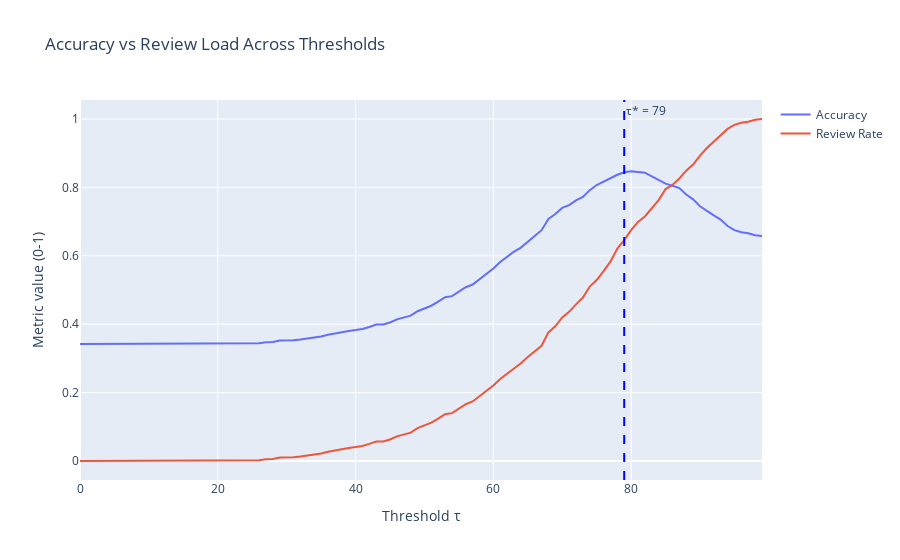

Notebook code for this chart:
### Markdown cell above
Step 6 — Show the trade-off behind that decision

### Code cell
fig_trade = go.Figure()
fig_trade.add_trace(go.Scatter(
    x=res["tau"], y=res["accuracy"],
    mode="lines",
    name="Accuracy"
))
fig_trade.add_trace(go.Scatter(
    x=res["tau"], y=res["review_rate"],
    mode="lines",
    name="Review Rate"
))
fig_trade.add_vline(
    x=int(best_row["tau"]),
    line_dash="dash",
    line_color="blue",
    annotation_text=f"τ* = {int(best_row['tau'])}"
)
fig_trade.update_layout(
    title="Accuracy vs Review Load Across Thresholds",
    xaxis_title="Threshold τ",
    yaxis_title="Metric value (0-1)"
)
fig_trade.show()

### Figure 1 — Plotly figure (JSON) as saved in the notebook; plotly's stock layout.template omitted (floating-point values rounded to 4 significant figures)
{"data": [{"mode": "lines", "name": "Accuracy", "type": "scatter", "x": [0, 1, 2, 3, 4, 5, 6, 7, 8, 9, 10, 11, 12, 13, 14, 15, 16, 17, 18, 19, 20, 21, 22, 23, 24, 25, 26, 27, 28, 29, 30, 31, 32, 33, 34, 35, 36, 37, 38, 39, 40, 41, 42, 43, 44, 45, 46, 47, 48, 49, 50, 51, 52, 53, 54, 55, 56, 57, 58, 59, 60, 61, 62, 63, 64, 65, 66, 67, 68, 69, 70, 71, 72, 73, 74, 75, 76, 77, 78, 79, 80, 81, 82, 83, 84, 85, 86, 87, 88, 89, 90, 91, 92, 93, 94, 95, 96, 97, 98, 99], "y": [0.342, 0.342, 0.342, 0.342, 0.342, 0.342, 0.342, 0.342, 0.342, 0.342, 0.342, 0.342, 0.342, 0.342, 0.342, 0.342, 0.342, 0.342, 0.342, 0.342, 0.342, 0.343, 0.343, 0.343, 0.343, 0.343, 0.344, 0.347, 0.348, 0.352, 0.352, 0.353, 0.355, 0.358, 0.36, 0.364, 0.369, 0.373, 0.378, 0.38, 0.383, 0.386, 0.392, 0.399, 0.399, 0.405, 0.414, 0.42, 0.425, 0.438, 0.447, 0.454, 0.466, 0.479, 0.482, 0.496, 0.508, 0.516, 0.532, 0.546, 0.563, 0.582, 0.597, 0.612, 0.624, 0.642, 0.658, 0.675, 0.708, 0.722, 0.74, 0.748, 0.762, 0.772, 0.792, 0.807, 0.817, 0.825, 0.837, 0.844, 0.847, 0.845, 0.843, 0.832, 0.821, 0.811, 0.805, 0.798, 0.779, 0.765, 0.745, 0.731, 0.718, 0.706, 0.687, 0.675, 0.669, 0.666, 0.66, 0.658]}, {"mode": "lines", "name": "Review Rate", "type": "scatter", "x": [0, 1, 2, 3, 4, 5, 6, 7, 8, 9, 10, 11, 12, 13, 14, 15, 16, 17, 18, 19, 20, 21, 22, 23, 24, 25, 26, 27, 28, 29, 30, 31, 32, 33, 34, 35, 36, 37, 38, 39, 40, 41, 42, 43, 44, 45, 46, 47, 48, 49, 50, 51, 52, 53, 54, 55, 56, 57, 58, 59, 60, 61, 62, 63, 64, 65, 66, 67, 68, 69, 70, 71, 72, 73, 74, 75, 76, 77, 78, 79, 80, 81, 82, 83, 84, 85, 86, 87, 88, 89, 90, 91, 92, 93, 94, 95, 96, 97, 98, 99], "y": [0.0, 0.0, 0.0, 0.0, 0.0, 0.0, 0.0, 0.0, 0.0, 0.0, 0.0, 0.0, 0.0, 0.0, 0.0, 0.0, 0.0, 0.0, 0.0, 0.0, 0.0, 0.001, 0.001, 0.001, 0.001, 0.001, 0.002, 0.005, 0.006, 0.01, 0.01, 0.011, 0.013, 0.016, 0.018, 0.022, 0.027, 0.031, 0.036, 0.038, 0.041, 0.044, 0.05, 0.057, 0.057, 0.063, 0.072, 0.078, 0.083, 0.096, 0.105, 0.112, 0.124, 0.137, 0.14, 0.154, 0.166, 0.174, 0.19, 0.204, 0.221, 0.24, 0.255, 0.272, 0.286, 0.304, 0.32, 0.337, 0.376, 0.394, 0.42, 0.436, 0.458, 0.478, 0.51, 0.529, 0.555, 0.583, 0.621, 0.646, 0.675, 0.699, 0.715, 0.738, 0.763, 0.795, 0.807, 0.826, 0.849, 0.867, 0.893, 0.915, 0.934, 0.95, 0.971, 0.983, 0.989, 0.992, 0.998, 1.0]}], "layout": {"annotations": [{"showarrow": false, "text": "τ* = 79", "x": 79, "xanchor": "left", "xref": "x", "y": 1, "yanchor": "top", "yref": "y domain"}], "shapes": [{"line": {"color": "blue", "dash": "dash"}, "type": "line", "x0": 79, "x1": 79, "xref": "x", "y0": 0, "y1": 1, "yref": "y domain"}], "title": {"text": "Accuracy vs Review Load Across Thresholds"}, "xaxis": {"title": {"text": "Threshold τ"}}, "yaxis": {"title": {"text": "Metric value (0-1)"}}}}
